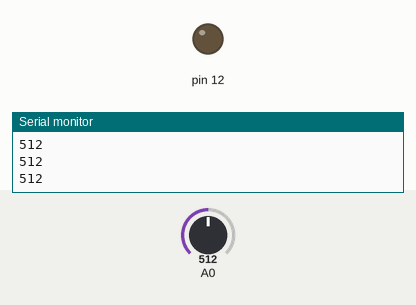
Recording of a sketch running on a simulated Arduino Uno, built with avr-gcc and run on an emulated ATmega328P. Parts: output pins drawn as LEDs (lit = HIGH), the last lines printed to the serial monitor. The inputs (shaded band) are chosen by the test bench; at power-on: A0 = 512.

Above: at 1.2 s.
1.3 s: A0 set to 495
At 2.4 s:
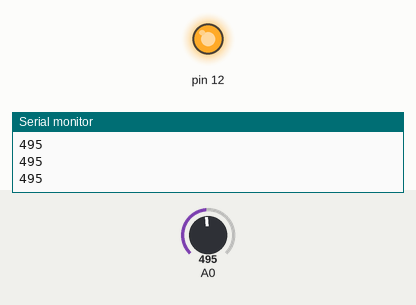
2.8 s: A0 set to 522
At 3.6 s:
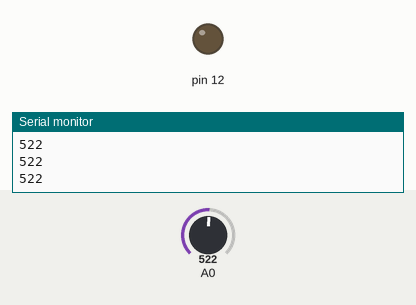
4.3 s: A0 set to 511
At 4.7 s:
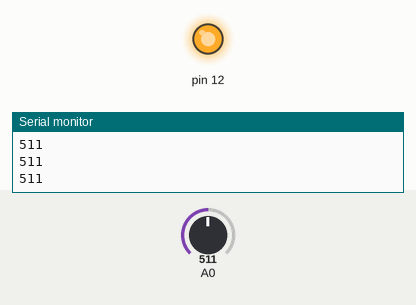
Timing chart, 0 to 7.3 s (numbered marks = the images above; inputs shaded):
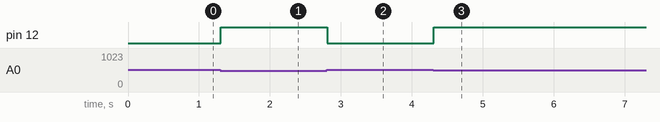

The sketch:

ldr_sensor_led_control.ino
```cpp
void setup()
{
  pinMode(12, OUTPUT);
  pinMode (A0 , INPUT);
  Serial.begin(9600);
}

void loop()
{
  int store = analogRead(A0);
  Serial.println(store);
  if (store < 512)
  digitalWrite(12 , HIGH);
  else
  digitalWrite(12 , LOW);
}
```

Measured:
- the behaviour switches between 512 and 511 on A0 (found by bisection; images 0 and 1)
- after the input at 1.3 s, pin 12: LOW → HIGH at once
- after the input at 2.8 s, pin 12: HIGH → LOW at once
- after the input at 4.3 s, pin 12: LOW → HIGH at once
